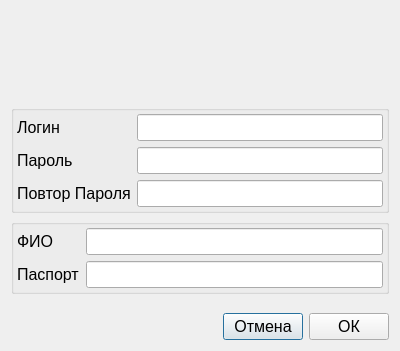
<?xml version="1.0" encoding="UTF-8"?>
<ui version="4.0">
 <class>ClientRegWindow</class>
 <widget class="QDialog" name="ClientRegWindow">
  <property name="geometry">
   <rect>
    <x>0</x>
    <y>0</y>
    <width>400</width>
    <height>351</height>
   </rect>
  </property>
  <property name="minimumSize">
   <size>
    <width>400</width>
    <height>0</height>
   </size>
  </property>
  <property name="font">
   <font>
    <pointsize>12</pointsize>
   </font>
  </property>
  <property name="windowTitle">
   <string>Окно регистрации клиента</string>
  </property>
  <layout class="QVBoxLayout" name="verticalLayout_6">
   <item>
    <layout class="QHBoxLayout" name="horizontalLayout_4">
     <item>
      <spacer name="horizontalSpacer_3">
       <property name="orientation">
        <enum>Qt::Horizontal</enum>
       </property>
       <property name="sizeHint" stdset="0">
        <size>
         <width>40</width>
         <height>20</height>
        </size>
       </property>
      </spacer>
     </item>
     <item>
      <widget class="QLabel" name="label">
       <property name="minimumSize">
        <size>
         <width>75</width>
         <height>75</height>
        </size>
       </property>
       <property name="maximumSize">
        <size>
         <width>75</width>
         <height>75</height>
        </size>
       </property>
       <property name="text">
        <string/>
       </property>
       <property name="pixmap">
        <pixmap resource="resources.qrc">:/resources/sign_up.png</pixmap>
       </property>
       <property name="scaledContents">
        <bool>true</bool>
       </property>
       <property name="alignment">
        <set>Qt::AlignCenter</set>
       </property>
       <property name="wordWrap">
        <bool>false</bool>
       </property>
      </widget>
     </item>
     <item>
      <spacer name="horizontalSpacer_2">
       <property name="orientation">
        <enum>Qt::Horizontal</enum>
       </property>
       <property name="sizeHint" stdset="0">
        <size>
         <width>40</width>
         <height>20</height>
        </size>
       </property>
      </spacer>
     </item>
    </layout>
   </item>
   <item>
    <spacer name="verticalSpacer">
     <property name="orientation">
      <enum>Qt::Vertical</enum>
     </property>
     <property name="sizeHint" stdset="0">
      <size>
       <width>20</width>
       <height>3</height>
      </size>
     </property>
    </spacer>
   </item>
   <item>
    <layout class="QVBoxLayout" name="verticalLayout_5">
     <item>
      <widget class="QGroupBox" name="groupBox_2">
       <property name="title">
        <string/>
       </property>
       <layout class="QGridLayout" name="gridLayout_2">
        <property name="leftMargin">
         <number>3</number>
        </property>
        <property name="topMargin">
         <number>3</number>
        </property>
        <property name="rightMargin">
         <number>3</number>
        </property>
        <property name="bottomMargin">
         <number>3</number>
        </property>
        <item row="0" column="0">
         <layout class="QVBoxLayout" name="verticalLayout_3">
          <item>
           <widget class="QLabel" name="labelLogin">
            <property name="text">
             <string>Логин</string>
            </property>
           </widget>
          </item>
          <item>
           <widget class="QLabel" name="labelPass">
            <property name="text">
             <string>Пароль</string>
            </property>
           </widget>
          </item>
          <item>
           <widget class="QLabel" name="labelRepeatPass">
            <property name="text">
             <string>Повтор Пароля</string>
            </property>
           </widget>
          </item>
         </layout>
        </item>
        <item row="0" column="1">
         <layout class="QVBoxLayout" name="verticalLayout_4">
          <item>
           <widget class="QLineEdit" name="lineEditLogin"/>
          </item>
          <item>
           <widget class="QLineEdit" name="lineEditPass"/>
          </item>
          <item>
           <widget class="QLineEdit" name="lineEditRepeatPass"/>
          </item>
         </layout>
        </item>
       </layout>
      </widget>
     </item>
     <item>
      <widget class="QGroupBox" name="groupBox">
       <property name="title">
        <string/>
       </property>
       <layout class="QGridLayout" name="gridLayout">
        <property name="leftMargin">
         <number>3</number>
        </property>
        <property name="topMargin">
         <number>3</number>
        </property>
        <property name="rightMargin">
         <number>3</number>
        </property>
        <property name="bottomMargin">
         <number>3</number>
        </property>
        <item row="0" column="0">
         <layout class="QHBoxLayout" name="horizontalLayout">
          <item>
           <layout class="QVBoxLayout" name="verticalLayout">
            <item>
             <widget class="QLabel" name="labelFullName">
              <property name="text">
               <string>ФИО</string>
              </property>
             </widget>
            </item>
            <item>
             <widget class="QLabel" name="labelPassport">
              <property name="text">
               <string>Паспорт</string>
              </property>
             </widget>
            </item>
           </layout>
          </item>
          <item>
           <layout class="QVBoxLayout" name="verticalLayout_2">
            <item>
             <widget class="QLineEdit" name="lineEditFullName"/>
            </item>
            <item>
             <widget class="QLineEdit" name="lineEditPassport"/>
            </item>
           </layout>
          </item>
         </layout>
        </item>
       </layout>
      </widget>
     </item>
    </layout>
   </item>
   <item>
    <spacer name="verticalSpacer_2">
     <property name="orientation">
      <enum>Qt::Vertical</enum>
     </property>
     <property name="sizeHint" stdset="0">
      <size>
       <width>20</width>
       <height>4</height>
      </size>
     </property>
    </spacer>
   </item>
   <item>
    <layout class="QHBoxLayout" name="horizontalLayout_3">
     <item>
      <spacer name="horizontalSpacer">
       <property name="orientation">
        <enum>Qt::Horizontal</enum>
       </property>
       <property name="sizeHint" stdset="0">
        <size>
         <width>40</width>
         <height>20</height>
        </size>
       </property>
      </spacer>
     </item>
     <item>
      <layout class="QHBoxLayout" name="horizontalLayout_2">
       <item>
        <widget class="QPushButton" name="pushBtnCancel">
         <property name="text">
          <string>Отмена</string>
         </property>
        </widget>
       </item>
       <item>
        <widget class="QPushButton" name="pushBtnOk">
         <property name="text">
          <string>ОК</string>
         </property>
        </widget>
       </item>
      </layout>
     </item>
    </layout>
   </item>
  </layout>
 </widget>
 <resources>
  <include location="resources.qrc"/>
 </resources>
 <connections/>
</ui>
